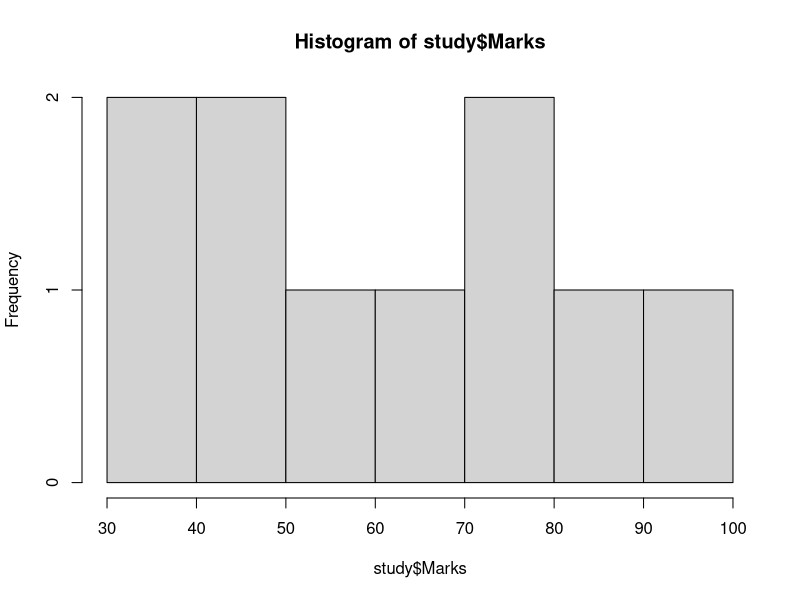

The R source for this figure: (Note: this script raises an error after producing the figure.)
study <- data.frame(
   student=paste("S",1:10,sep=" "),
   study_Hours=c(1,2,2.5,3,4,5,6,6.5,7,8),
   Marks=c(35,40,45,50,60,68,75,78,85,92),
   limit=c(1:10)
)
hist(study$Marks)
Barplot(study$study_Hours,study$Marks)
plot(study$study_Hours,study$Marks,
     xlab="Study Hours",
     ylab="Marks",
     col="blue",
     type="b"
)
study$avg<-(mean(study$Marks))